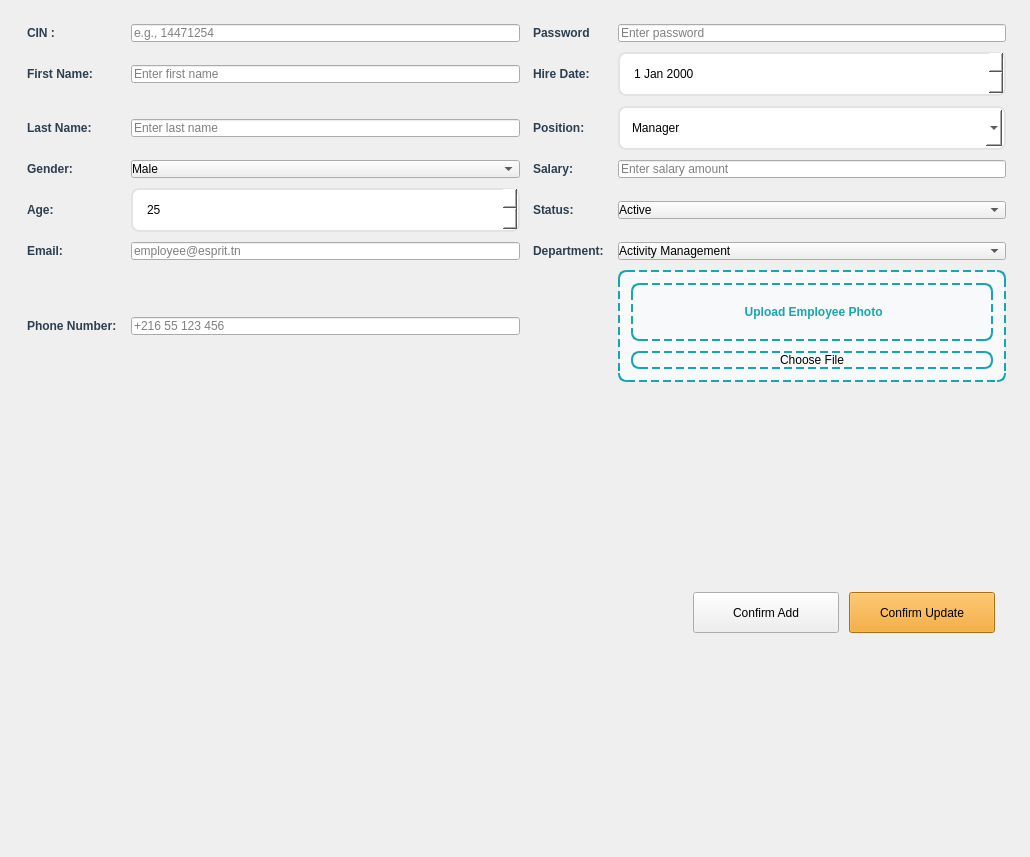
                    <widget class="QWidget" name="scrollAreaWidgetContents">
                     <property name="geometry">
                      <rect>
                       <x>0</x>
                       <y>0</y>
                       <width>1030</width>
                       <height>857</height>
                      </rect>
                     </property>
                     <layout class="QVBoxLayout" name="formMainLayout">
                      <item>
                       <widget class="QFrame" name="formFrame">
                        <property name="autoFillBackground">
                         <bool>false</bool>
                        </property>
                        <property name="styleSheet">
                         <string notr="true">margin : 2px;</string>
                        </property>
                        <layout class="QGridLayout" name="gridLayout">
                         <item row="8" column="3">
                          <widget class="QFrame" name="photoFrame">
                           <property name="styleSheet">
                            <string notr="true">border: 2px dashed #16a5b3; border-radius: 8px; background-color: #f8f9fa;</string>
                           </property>
                           <layout class="QVBoxLayout" name="photoLayout">
                            <item>
                             <widget class="QLabel" name="photoLabel">
                              <property name="styleSheet">
                               <string notr="true">color: #16a5b3; font-weight: 600; padding: 20px;</string>
                              </property>
                              <property name="text">
                               <string> Upload Employee Photo</string>
                              </property>
                              <property name="alignment">
                               <set>Qt::AlignmentFlag::AlignCenter</set>
                              </property>
                             </widget>
                            </item>
                            <item>
                             <widget class="QPushButton" name="employeeUploadPhotoButton">
                              <property name="text">
                               <string>Choose File</string>
                              </property>
                              <property name="icon">
                               <iconset resource="resources.qrc">
                                <normaloff>:/icons/icons/add.png</normaloff>:/icons/icons/add.png</iconset>
                              </property>
                             </widget>
                            </item>
                           </layout>
                          </widget>
                         </item>
                         <item row="1" column="0">
                          <widget class="QLabel" name="firstNameLabel">
                           <property name="styleSheet">
                            <string notr="true">font-weight: 600; color: #2c3e50;</string>
                           </property>
                           <property name="text">
                            <string>First Name:</string>
                           </property>
                          </widget>
                         </item>
                         <item row="7" column="3">
                          <widget class="QComboBox" name="departmentComboBox">
                           <item>
                            <property name="text">
                             <string>Activity Management</string>
                            </property>
                           </item>
                           <item>
                            <property name="text">
                             <string>Member Management</string>
                            </property>
                           </item>
                           <item>
                            <property name="text">
                             <string>Equipment Management</string>
                            </property>
                           </item>
                           <item>
                            <property name="text">
                             <string>Payment Management</string>
                            </property>
                           </item>
                           <item>
                            <property name="text">
                             <string>General Administration</string>
                            </property>
                           </item>
                          </widget>
                         </item>
                         <item row="0" column="3">
                          <widget class="QLineEdit" name="passwordLineEedit">
                           <property name="placeholderText">
                            <string>Enter password</string>
                           </property>
                          </widget>
                         </item>
                         <item row="3" column="1">
                          <widget class="QComboBox" name="genderComboBox">
                           <item>
                            <property name="text">
                             <string>Male</string>
                            </property>
                           </item>
                           <item>
                            <property name="text">
                             <string>Female</string>
                            </property>
                           </item>
                          </widget>
                         </item>
                         <item row="8" column="0">
                          <widget class="QLabel" name="phoneLabel">
                           <property name="styleSheet">
                            <string notr="true">font-weight: 600; color: #2c3e50;</string>
                           </property>
                           <property name="text">
                            <string>Phone Number:</string>
                           </property>
                          </widget>
                         </item>
                         <item row="11" column="0" colspan="4">
                          <widget class="QFrame" name="buttonFrame">
                           <layout class="QHBoxLayout" name="buttonLayout">
                            <item>
                             <spacer name="buttonSpacer">
                              <property name="orientation">
                               <enum>Qt::Orientation::Horizontal</enum>
                              </property>
                              <property name="sizeHint" stdset="0">
                               <size>
                                <width>40</width>
                                <height>20</height>
                               </size>
                              </property>
                             </spacer>
                            </item>
                            <item>
                             <widget class="QPushButton" name="confirmAddButton">
                              <property name="minimumSize">
                               <size>
                                <width>150</width>
                                <height>45</height>
                               </size>
                              </property>
                              <property name="text">
                               <string>Confirm Add</string>
                              </property>
                              <property name="icon">
                               <iconset resource="resources.qrc">
                                <normaloff>:/icons/icons/add.png</normaloff>:/icons/icons/add.png</iconset>
                              </property>
                             </widget>
                            </item>
                            <item>
                             <widget class="QPushButton" name="confirmUpdateButton">
                              <property name="minimumSize">
                               <size>
                                <width>150</width>
                                <height>45</height>
                               </size>
                              </property>
                              <property name="styleSheet">
                               <string notr="true">background-color: #f39c12;</string>
                              </property>
                              <property name="text">
                               <string>Confirm Update</string>
                              </property>
                              <property name="icon">
                               <iconset resource="resources.qrc">
                                <normaloff>:/icons/icons/edit.png</normaloff>:/icons/icons/edit.png</iconset>
                              </property>
                             </widget>
                            </item>
                           </layout>
                          </widget>
                         </item>
                         <item row="3" column="0">
                          <widget class="QLabel" name="genderLabel">
                           <property name="styleSheet">
                            <string notr="true">font-weight: 600; color: #2c3e50;</string>
                           </property>
                           <property name="text">
                            <string>Gender:</string>
                           </property>
                          </widget>
                         </item>
                         <item row="4" column="1">
                          <widget class="QSpinBox" name="ageSpinBox">
                           <property name="styleSheet">
                            <string notr="true">padding: 12px; border: 2px solid #e0e4e7; border-radius: 8px; background-color: white;</string>
                           </property>
                           <property name="minimum">
                            <number>18</number>
                           </property>
                           <property name="maximum">
                            <number>65</number>
                           </property>
                           <property name="value">
                            <number>25</number>
                           </property>
                          </widget>
                         </item>
                         <item row="2" column="0">
                          <widget class="QLabel" name="lastNameLabel">
                           <property name="styleSheet">
                            <string notr="true">font-weight: 600; color: #2c3e50;</string>
                           </property>
                           <property name="text">
                            <string>Last Name:</string>
                           </property>
                          </widget>
                         </item>
                         <item row="7" column="1">
                          <widget class="QLineEdit" name="emailLineEdit">
                           <property name="placeholderText">
                            <string>employee@esprit.tn</string>
                           </property>
                          </widget>
                         </item>
                         <item row="3" column="3">
                          <widget class="QLineEdit" name="salaryLineEdit">
                           <property name="placeholderText">
                            <string>Enter salary amount</string>
                           </property>
                          </widget>
                         </item>
                         <item row="1" column="3">
                          <widget class="QDateEdit" name="hireDateEdit">
                           <property name="styleSheet">
                            <string notr="true">padding: 12px; border: 2px solid #e0e4e7; border-radius: 8px; background-color: white;</string>
                           </property>
                          </widget>
                         </item>
                         <item row="7" column="2">
                          <widget class="QLabel" name="departmentLabel">
                           <property name="styleSheet">
                            <string notr="true">font-weight: 600; color: #2c3e50;</string>
                           </property>
                           <property name="text">
                            <string>Department:</string>
                           </property>
                          </widget>
                         </item>
                         <item row="7" column="0">
                          <widget class="QLabel" name="emailLabel">
                           <property name="styleSheet">
                            <string notr="true">font-weight: 600; color: #2c3e50;</string>
                           </property>
                           <property name="text">
                            <string>Email:</string>
                           </property>
                          </widget>
                         </item>
                         <item row="0" column="1">
                          <widget class="QLineEdit" name="empIdLineEdit">
                           <property name="placeholderText">
                            <string>e.g., 14471254</string>
                           </property>
                          </widget>
                         </item>
                         <item row="2" column="3">
                          <widget class="QComboBox" name="positionComboBox">
                           <property name="styleSheet">
                            <string notr="true">padding: 12px; border: 2px solid #e0e4e7; border-radius: 8px; background-color: white;</string>
                           </property>
                           <item>
                            <property name="text">
                             <string>Manager</string>
                            </property>
                           </item>
                           <item>
                            <property name="text">
                             <string>Assistant Manager</string>
                            </property>
                           </item>
                           <item>
                            <property name="text">
                             <string>Instructor</string>
                            </property>
                           </item>
                           <item>
                            <property name="text">
                             <string>Personal Trainer</string>
                            </property>
                           </item>
                           <item>
                            <property name="text">
                             <string>Receptionist</string>
                            </property>
                           </item>
                           <item>
                            <property name="text">
                             <string>Maintenance Staff</string>
                            </property>
                           </item>
                           <item>
                            <property name="text">
                             <string>Security Guard</string>
                            </property>
                           </item>
                           <item>
                            <property name="text">
                             <string>Cleaning Staff</string>
                            </property>
                           </item>
                           <item>
                            <property name="text">
                             <string>IT Support</string>
                            </property>
                           </item>
                           <item>
                            <property name="text">
                             <string>Accountant</string>
                            </property>
                           </item>
                           <item>
                            <property name="text">
                             <string>Other</string>
                            </property>
                           </item>
                          </widget>
                         </item>
                         <item row="4" column="3">
                          <widget class="QComboBox" name="statusComboBox">
                           <item>
                            <property name="text">
                             <string>Active</string>
                            </property>
                           </item>
                           <item>
                            <property name="text">
                             <string>Inactive</string>
                            </property>
                           </item>
                           <item>
                            <property name="text">
                             <string>On Leave</string>
                            </property>
                           </item>
                          </widget>
                         </item>
                         <item row="2" column="1">
                          <widget class="QLineEdit" name="lastNameLineEdit">
                           <property name="placeholderText">
                            <string>Enter last name</string>
                           </property>
                          </widget>
                         </item>
                         <item row="1" column="2">
                          <widget class="QLabel" name="hireDateLabel">
                           <property name="styleSheet">
                            <string notr="true">font-weight: 600; color: #2c3e50;</string>
                           </property>
                           <property name="text">
                            <string>Hire Date:</string>
                           </property>
                          </widget>
                         </item>
                         <item row="1" column="1">
                          <widget class="QLineEdit" name="firstNameLineEdit">
                           <property name="placeholderText">
                            <string>Enter first name</string>
                           </property>
                          </widget>
                         </item>
                         <item row="2" column="2">
                          <widget class="QLabel" name="positionLabel">
                           <property name="styleSheet">
                            <string notr="true">font-weight: 600; color: #2c3e50;</string>
                           </property>
                           <property name="text">
                            <string>Position:</string>
                           </property>
                          </widget>
                         </item>
                         <item row="4" column="0">
                          <widget class="QLabel" name="ageLabel">
                           <property name="styleSheet">
                            <string notr="true">font-weight: 600; color: #2c3e50;</string>
                           </property>
                           <property name="text">
                            <string>Age:</string>
                           </property>
                          </widget>
                         </item>
                         <item row="3" column="2">
                          <widget class="QLabel" name="salaryLabel">
                           <property name="styleSheet">
                            <string notr="true">font-weight: 600; color: #2c3e50;</string>
                           </property>
                           <property name="text">
                            <string>Salary:</string>
                           </property>
                          </widget>
                         </item>
                         <item row="0" column="2">
                          <widget class="QLabel" name="passwordLabel">
                           <property name="styleSheet">
                            <string notr="true">font-weight: 600; color: #2c3e50;</string>
                           </property>
                           <property name="text">
                            <string>Password</string>
                           </property>
                          </widget>
                         </item>
                         <item row="0" column="0">
                          <widget class="QLabel" name="empIdLabel">
                           <property name="styleSheet">
                            <string notr="true">font-weight: 600; color: #2c3e50;</string>
                           </property>
                           <property name="text">
                            <string>CIN :</string>
                           </property>
                          </widget>
                         </item>
                         <item row="4" column="2">
                          <widget class="QLabel" name="statusLabel">
                           <property name="styleSheet">
                            <string notr="true">font-weight: 600; color: #2c3e50;</string>
                           </property>
                           <property name="text">
                            <string>Status:</string>
                           </property>
                          </widget>
                         </item>
                         <item row="8" column="1">
                          <widget class="QLineEdit" name="phoneLineEdit">
                           <property name="placeholderText">
                            <string>+216 55 123 456</string>
                           </property>
                          </widget>
                         </item>
                        </layout>
                       </widget>
                      </item>
                     </layout>
                    </widget>
